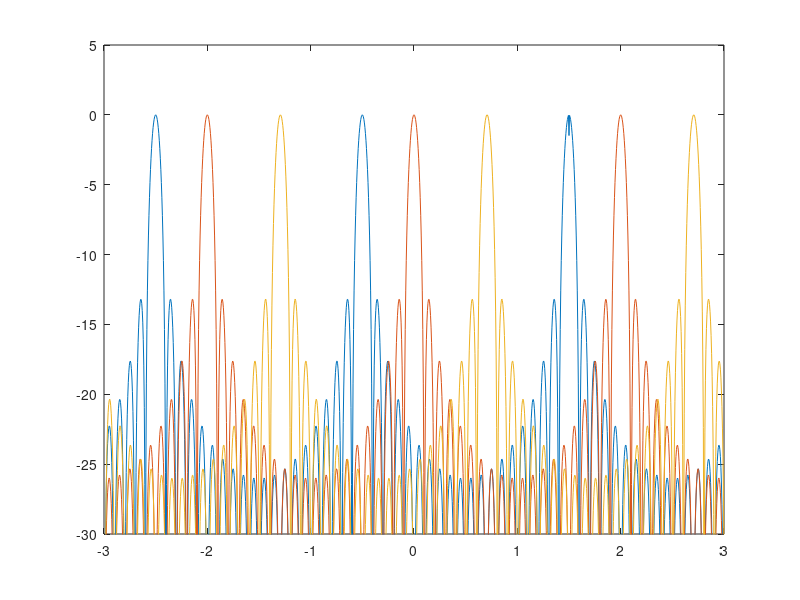

This figure's MATLAB source: (Note: this script raises an error after producing the figure.)
% ***************************************
%  Linear phase shift - beam steering
% ***************************************
% Ericsson Nikola Tesla
% DSP Hackaton 2021
% 
% Here we observe the effect of adding the progressive phase shift \alpha*d
% along the array. Within visible region we will see how the spectrum 
% (i.e. the array factor) moves along normalized beta_z axis. The array is
% discretized with distance of \lambda/2 (Nyquist criterion)
%


clear all;

beta_n =[(-3:0.005:3)]'; %normalized wavenumber space (beta_z/beta = cos(theta))

%Setting the discretized line source (d=lambda/2, uniform magnitude)

d=0.5; %normalized distance in wavelength
N=20; %Number of antenna elements
L=N*d; %total array length
theta_0=[120 90 45]; %desired angle of maximum radiation
alpha_n=-cos(deg2rad(theta_0)); %required linear phase shift rate(normalized to beta)
psi_n=beta_n*d+alpha_n*d; %auxiliary angle for array factor calculations

%The normalized array factor is taken in closed form by inserting auxiliary 
%angle \psi instead of beta_n*d (this angle takes phase shift into account)

AF = sin((psi_n*2*pi*N)/2) ./ ...
    (N.*sin((psi_n*2*pi)/2)); %normalized array factor of array (factor 2*pi is due to normalization!)
AF_dB = 20*log10(abs(AF));

figure(1);
p1=plot(beta_n, AF_dB);
axis([min(beta_n) max(beta_n) -30 5]);

x1=xline (1,'r--','Visible region boundary');
x2=xline (-1,'r--','Visible region boundary');
set(x1,'LineWidth',2,'LabelHorizontalAlignment','center','LabelVerticalAlignment','middle');
set(x2,'LineWidth',2,'LabelHorizontalAlignment','center','LabelVerticalAlignment','middle');
grid on;
title('Normalized array factor in spectral domain');
legend ('\theta_0=120deg.','\theta_0=90deg.','\theta_0=45deg.');
xlabel('\beta_z/\beta=cos(\theta)');
ylabel('Relative level [dB]');

%Plotting array factor in angular (\theta) domain ...

%Extracting the visible region
beta_v=beta_n (find(beta_n==-1)):0.005:beta_n(find(beta_n==1)); 
nn=size(beta_v,2);
for k=1:nn
    AF_v(k,:)=AF_dB(find(beta_n==-1)+k-1,:);
           
end;
theta=acos(beta_v);

%Now we plot the array factor
figure (2);


pa=polaraxes ('RLim',[-30 0],'thetadir','Clockwise','thetazerolocation','Top','ThetaLim',[0 180]);
hold on;
p2=polarplot (theta,AF_v);
title('Normalized array factor in \theta- plane');
legend ('\theta_0=120deg.','\theta_0=90deg.','\theta_0=45deg.');
rticks([-30 -20 -10 0])
rticklabels({'-30 dB', '-20 dB','-10 dB','0 dB'});
hold off;

